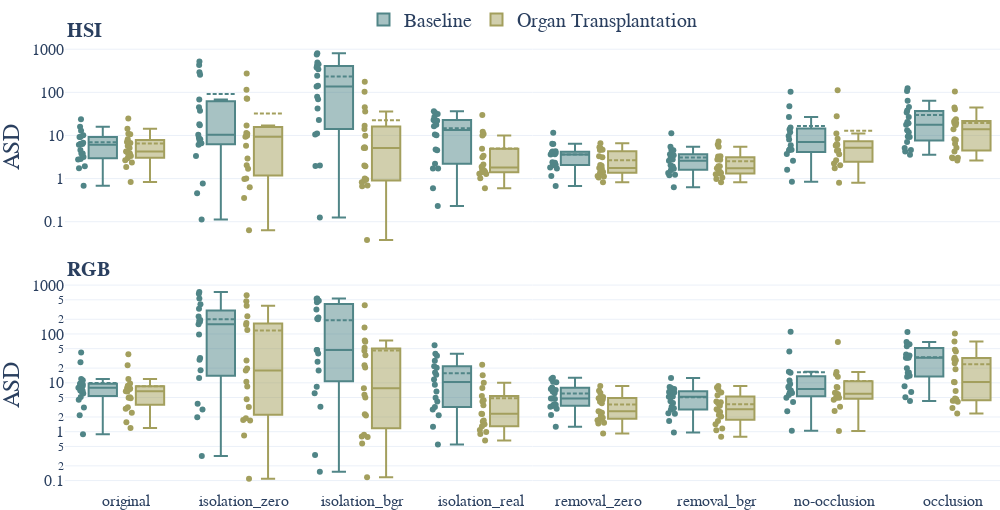

Notebook cell for this chart:
### Code cell
fig = dataset_comparison("surface_distance_metric")
fig.update_yaxes(type="log", range=None)
fig.update_yaxes(title="ASD")

### Figure 1 — Plotly figure (JSON) as saved in the notebook; plotly's stock layout.template omitted (floating-point values rounded to 4 significant figures)
{"data": [{"boxmean": true, "boxpoints": "all", "legendgroup": "baseline", "marker": {"color": "#508587"}, "name": "Baseline", "offsetgroup": "baseline", "showlegend": false, "text": ["stomach", "small_bowel", "colon", "liver", "gallbladder", "pancreas", "kidney", "spleen", "bladder", "omentum", "lung", "heart", "skin", "muscle", "fat_subcutaneous", "peritoneum", "major_vein", "kidney_with_Gerotas_fascia", "background"], "type": "box", "x": ["original", "original", "original", "original", "original", "original", "original", "original", "original", "original", "original", "original", "original", "original", "original", "original", "original", "original", "original"], "xaxis": "x", "y": [9.263, 4.625, 3.187, 3.821, 2.864, 2.763, 3.803, 1.945, 1.748, 12.9, 10.18, 6.127, 9.27, 6.431, 15.95, 23.65, 6.341, 6.782, 0.6797], "yaxis": "y"}, {"boxmean": true, "boxpoints": "all", "legendgroup": "organ_transplantation", "marker": {"color": "#A39F5D"}, "name": "Organ Transplantation", "offsetgroup": "organ_transplantation", "showlegend": false, "text": ["stomach", "small_bowel", "colon", "liver", "gallbladder", "pancreas", "kidney", "spleen", "bladder", "omentum", "lung", "heart", "skin", "muscle", "fat_subcutaneous", "peritoneum", "major_vein", "kidney_with_Gerotas_fascia", "background"], "type": "box", "x": ["original", "original", "original", "original", "original", "original", "original", "original", "original", "original", "original", "original", "original", "original", "original", "original", "original", "original", "original"], "xaxis": "x", "y": [8.185, 5.098, 4.273, 3.331, 3.478, 2.374, 4.084, 2.657, 1.858, 10.99, 7.032, 6.677, 10.68, 5.678, 14.3, 24.71, 3.801, 2.973, 0.8344], "yaxis": "y"}, {"boxmean": true, "boxpoints": "all", "legendgroup": "baseline", "marker": {"color": "#508587"}, "name": "Baseline", "offsetgroup": "baseline", "showlegend": true, "text": ["stomach", "small_bowel", "colon", "liver", "gallbladder", "pancreas", "kidney", "spleen", "bladder", "omentum", "lung", "heart", "skin", "muscle", "fat_subcutaneous", "peritoneum", "major_vein", "kidney_with_Gerotas_fascia", "background"], "type": "box", "x": ["isolation_zero", "isolation_zero", "isolation_zero", "isolation_zero", "isolation_zero", "isolation_zero", "isolation_zero", "isolation_zero", "isolation_zero", "isolation_zero", "isolation_zero", "isolation_zero", "isolation_zero", "isolation_zero", "isolation_zero", "isolation_zero", "isolation_zero", "isolation_zero", "isolation_zero"], "xaxis": "x", "y": [67.89, 0.4576, 17.27, 0.7751, 431.8, 8.868, 3.356, 10.45, 45.24, 256.5, 6.098, 8.194, 37.33, 7.898, 6.572, 293.2, 521.0, 18.26, 0.1122], "yaxis": "y"}, {"boxmean": true, "boxpoints": "all", "legendgroup": "organ_transplantation", "marker": {"color": "#A39F5D"}, "name": "Organ Transplantation", "offsetgroup": "organ_transplantation", "showlegend": true, "text": ["stomach", "small_bowel", "colon", "liver", "gallbladder", "pancreas", "kidney", "spleen", "bladder", "omentum", "lung", "heart", "skin", "muscle", "fat_subcutaneous", "peritoneum", "major_vein", "kidney_with_Gerotas_fascia", "background"], "type": "box", "x": ["isolation_zero", "isolation_zero", "isolation_zero", "isolation_zero", "isolation_zero", "isolation_zero", "isolation_zero", "isolation_zero", "isolation_zero", "isolation_zero", "isolation_zero", "isolation_zero", "isolation_zero", "isolation_zero", "isolation_zero", "isolation_zero", "isolation_zero", "isolation_zero", "isolation_zero"], "xaxis": "x", "y": [11.44, 0.9767, 2.028, 0.3535, 273.4, 1.01, 1.687, 10.1, 9.889, 17.08, 5.779, 0.6261, 114.4, 10.93, 72.11, 70.72, 2.922, 9.284, 0.0638], "yaxis": "y"}, {"boxmean": true, "boxpoints": "all", "legendgroup": "baseline", "marker": {"color": "#508587"}, "name": "Baseline", "offsetgroup": "baseline", "showlegend": false, "text": ["stomach", "small_bowel", "colon", "liver", "gallbladder", "pancreas", "kidney", "spleen", "bladder", "omentum", "lung", "heart", "skin", "muscle", "fat_subcutaneous", "peritoneum", "major_vein", "kidney_with_Gerotas_fascia", "background"], "type": "box", "x": ["isolation_bgr", "isolation_bgr", "isolation_bgr", "isolation_bgr", "isolation_bgr", "isolation_bgr", "isolation_bgr", "isolation_bgr", "isolation_bgr", "isolation_bgr", "isolation_bgr", "isolation_bgr", "isolation_bgr", "isolation_bgr", "isolation_bgr", "isolation_bgr", "isolation_bgr", "isolation_bgr", "isolation_bgr"], "xaxis": "x", "y": [491.2, 11.1, 79.01, 10.5, 447.0, 378.5, 242.5, 135.6, 41.91, 757.1, 2.002, 1.963, 69.36, 22.94, 420.8, 142.8, 342.3, 800, 0.1246], "yaxis": "y"}, {"boxmean": true, "boxpoints": "all", "legendgroup": "organ_transplantation", "marker": {"color": "#A39F5D"}, "name": "Organ Transplantation", "offsetgroup": "organ_transplantation", "showlegend": false, "text": ["stomach", "small_bowel", "colon", "liver", "gallbladder", "pancreas", "kidney", "spleen", "bladder", "omentum", "lung", "heart", "skin", "muscle", "fat_subcutaneous", "peritoneum", "major_vein", "kidney_with_Gerotas_fascia", "background"], "type": "box", "x": ["isolation_bgr", "isolation_bgr", "isolation_bgr", "isolation_bgr", "isolation_bgr", "isolation_bgr", "isolation_bgr", "isolation_bgr", "isolation_bgr", "isolation_bgr", "isolation_bgr", "isolation_bgr", "isolation_bgr", "isolation_bgr", "isolation_bgr", "isolation_bgr", "isolation_bgr", "isolation_bgr", "isolation_bgr"], "xaxis": "x", "y": [16.81, 5.144, 0.9577, 0.6634, 176.7, 2.01, 44.92, 9.809, 0.8203, 14.18, 5.321, 0.6952, 102.5, 5.143, 1.939, 36.1, 0.8921, 1.005, 0.03769], "yaxis": "y"}, {"boxmean": true, "boxpoints": "all", "legendgroup": "baseline", "marker": {"color": "#508587"}, "name": "Baseline", "offsetgroup": "baseline", "showlegend": false, "text": ["stomach", "small_bowel", "colon", "liver", "gallbladder", "pancreas", "kidney", "spleen", "bladder", "omentum", "lung", "heart", "skin", "muscle", "peritoneum", "major_vein", "kidney_with_Gerotas_fascia", "background"], "type": "box", "x": ["isolation_real", "isolation_real", "isolation_real", "isolation_real", "isolation_real", "isolation_real", "isolation_real", "isolation_real", "isolation_real", "isolation_real", "isolation_real", "isolation_real", "isolation_real", "isolation_real", "isolation_real", "isolation_real", "isolation_real", "isolation_real"], "xaxis": "x", "y": [31.49, 4.517, 1.719, 10.1, 17.67, 21.84, 10.48, 33.81, 36.46, 0.2321, 1.715, 2.208, 4.73, 26.8, 22.69, 21.35, 16.35, 0.5965], "yaxis": "y"}, {"boxmean": true, "boxpoints": "all", "legendgroup": "organ_transplantation", "marker": {"color": "#A39F5D"}, "name": "Organ Transplantation", "offsetgroup": "organ_transplantation", "showlegend": false, "text": ["stomach", "small_bowel", "colon", "liver", "gallbladder", "pancreas", "kidney", "spleen", "bladder", "omentum", "lung", "heart", "skin", "muscle", "peritoneum", "major_vein", "kidney_with_Gerotas_fascia", "background"], "type": "box", "x": ["isolation_real", "isolation_real", "isolation_real", "isolation_real", "isolation_real", "isolation_real", "isolation_real", "isolation_real", "isolation_real", "isolation_real", "isolation_real", "isolation_real", "isolation_real", "isolation_real", "isolation_real", "isolation_real", "isolation_real", "isolation_real"], "xaxis": "x", "y": [12.16, 1.889, 3.134, 1.479, 1.716, 10.0, 1.016, 2.126, 1.278, 3.4, 1.57, 1.442, 1.409, 29.76, 10.78, 1.29, 4.93, 0.5963], "yaxis": "y"}, {"boxmean": true, "boxpoints": "all", "legendgroup": "baseline", "marker": {"color": "#508587"}, "name": "Baseline", "offsetgroup": "baseline", "showlegend": false, "text": ["stomach", "small_bowel", "colon", "liver", "gallbladder", "pancreas", "kidney", "spleen", "bladder", "omentum", "lung", "heart", "skin", "muscle", "fat_subcutaneous", "peritoneum", "major_vein", "kidney_with_Gerotas_fascia", "background"], "type": "box", "x": ["removal_zero", "removal_zero", "removal_zero", "removal_zero", "removal_zero", "removal_zero", "removal_zero", "removal_zero", "removal_zero", "removal_zero", "removal_zero", "removal_zero", "removal_zero", "removal_zero", "removal_zero", "removal_zero", "removal_zero", "removal_zero", "removal_zero"], "xaxis": "x", "y": [3.929, 2.403, 2.341, 1.706, 2.29, 2.1, 2.048, 1.15, 1.798, 6.305, 4.277, 3.641, 4.308, 3.848, 4.033, 11.51, 3.654, 6.401, 0.6728], "yaxis": "y"}, {"boxmean": true, "boxpoints": "all", "legendgroup": "organ_transplantation", "marker": {"color": "#A39F5D"}, "name": "Organ Transplantation", "offsetgroup": "organ_transplantation", "showlegend": false, "text": ["stomach", "small_bowel", "colon", "liver", "gallbladder", "pancreas", "kidney", "spleen", "bladder", "omentum", "lung", "heart", "skin", "muscle", "fat_subcutaneous", "peritoneum", "major_vein", "kidney_with_Gerotas_fascia", "background"], "type": "box", "x": ["removal_zero", "removal_zero", "removal_zero", "removal_zero", "removal_zero", "removal_zero", "removal_zero", "removal_zero", "removal_zero", "removal_zero", "removal_zero", "removal_zero", "removal_zero", "removal_zero", "removal_zero", "removal_zero", "removal_zero", "removal_zero", "removal_zero"], "xaxis": "x", "y": [4.637, 1.983, 1.731, 1.348, 2.065, 1.606, 1.119, 1.416, 1.065, 6.594, 5.315, 1.701, 4.626, 3.318, 3.126, 5.042, 1.771, 1.156, 0.8181], "yaxis": "y"}, {"boxmean": true, "boxpoints": "all", "legendgroup": "baseline", "marker": {"color": "#508587"}, "name": "Baseline", "offsetgroup": "baseline", "showlegend": false, "text": ["stomach", "small_bowel", "colon", "liver", "gallbladder", "pancreas", "kidney", "spleen", "bladder", "omentum", "lung", "heart", "skin", "muscle", "fat_subcutaneous", "peritoneum", "major_vein", "kidney_with_Gerotas_fascia", "background"], "type": "box", "x": ["removal_bgr", "removal_bgr", "removal_bgr", "removal_bgr", "removal_bgr", "removal_bgr", "removal_bgr", "removal_bgr", "removal_bgr", "removal_bgr", "removal_bgr", "removal_bgr", "removal_bgr", "removal_bgr", "removal_bgr", "removal_bgr", "removal_bgr", "removal_bgr", "removal_bgr"], "xaxis": "x", "y": [3.101, 2.031, 1.912, 1.345, 1.872, 1.683, 1.566, 1.226, 1.202, 5.475, 4.556, 2.769, 3.651, 3.659, 3.475, 11.24, 2.608, 4.649, 0.6305], "yaxis": "y"}, {"boxmean": true, "boxpoints": "all", "legendgroup": "organ_transplantation", "marker": {"color": "#A39F5D"}, "name": "Organ Transplantation", "offsetgroup": "organ_transplantation", "showlegend": false, "text": ["stomach", "small_bowel", "colon", "liver", "gallbladder", "pancreas", "kidney", "spleen", "bladder", "omentum", "lung", "heart", "skin", "muscle", "fat_subcutaneous", "peritoneum", "major_vein", "kidney_with_Gerotas_fascia", "background"], "type": "box", "x": ["removal_bgr", "removal_bgr", "removal_bgr", "removal_bgr", "removal_bgr", "removal_bgr", "removal_bgr", "removal_bgr", "removal_bgr", "removal_bgr", "removal_bgr", "removal_bgr", "removal_bgr", "removal_bgr", "removal_bgr", "removal_bgr", "removal_bgr", "removal_bgr", "removal_bgr"], "xaxis": "x", "y": [2.748, 1.938, 1.383, 1.259, 1.927, 1.446, 1.066, 1.354, 0.9824, 6.152, 5.463, 1.688, 2.782, 3.289, 3.266, 7.234, 1.743, 1.306, 0.8211], "yaxis": "y"}, {"boxmean": true, "boxpoints": "all", "legendgroup": "baseline", "marker": {"color": "#508587"}, "name": "Baseline", "offsetgroup": "baseline", "showlegend": false, "text": ["stomach", "small_bowel", "colon", "liver", "gallbladder", "kidney", "spleen", "bladder", "omentum", "lung", "heart", "skin", "muscle", "fat_subcutaneous", "peritoneum", "background"], "type": "box", "x": ["no-occlusion", "no-occlusion", "no-occlusion", "no-occlusion", "no-occlusion", "no-occlusion", "no-occlusion", "no-occlusion", "no-occlusion", "no-occlusion", "no-occlusion", "no-occlusion", "no-occlusion", "no-occlusion", "no-occlusion", "no-occlusion"], "xaxis": "x", "y": [8.115, 5.969, 3.735, 9.677, 4.568, 47.52, 2.596, 1.609, 13.67, 15.31, 4.817, 4.668, 11.94, 103.1, 26.95, 0.8459], "yaxis": "y"}, {"boxmean": true, "boxpoints": "all", "legendgroup": "organ_transplantation", "marker": {"color": "#A39F5D"}, "name": "Organ Transplantation", "offsetgroup": "organ_transplantation", "showlegend": false, "text": ["stomach", "small_bowel", "colon", "liver", "gallbladder", "kidney", "spleen", "bladder", "omentum", "lung", "heart", "skin", "muscle", "fat_subcutaneous", "peritoneum", "background"], "type": "box", "x": ["no-occlusion", "no-occlusion", "no-occlusion", "no-occlusion", "no-occlusion", "no-occlusion", "no-occlusion", "no-occlusion", "no-occlusion", "no-occlusion", "no-occlusion", "no-occlusion", "no-occlusion", "no-occlusion", "no-occlusion", "no-occlusion"], "xaxis": "x", "y": [4.542, 4.444, 2.244, 5.84, 6.354, 2.047, 1.749, 2.657, 8.391, 11.04, 6.06, 3.686, 5.868, 112.3, 27.96, 0.8042], "yaxis": "y"}, {"boxmean": true, "boxpoints": "all", "legendgroup": "baseline", "marker": {"color": "#508587"}, "name": "Baseline", "offsetgroup": "baseline", "showlegend": false, "text": ["stomach", "small_bowel", "colon", "liver", "gallbladder", "pancreas", "kidney", "spleen", "bladder", "omentum", "lung", "heart", "skin", "muscle", "fat_subcutaneous", "peritoneum", "major_vein", "kidney_with_Gerotas_fascia", "background"], "type": "box", "x": ["occlusion", "occlusion", "occlusion", "occlusion", "occlusion", "occlusion", "occlusion", "occlusion", "occlusion", "occlusion", "occlusion", "occlusion", "occlusion", "occlusion", "occlusion", "occlusion", "occlusion", "occlusion", "occlusion"], "xaxis": "x", "y": [37.75, 11.89, 34.29, 20.52, 4.244, 124.0, 17.76, 19.13, 7.095, 26.66, 13.28, 3.585, 107.6, 9.483, 45.67, 63.48, 9.154, 5.14, 4.625], "yaxis": "y"}, {"boxmean": true, "boxpoints": "all", "legendgroup": "organ_transplantation", "marker": {"color": "#A39F5D"}, "name": "Organ Transplantation", "offsetgroup": "organ_transplantation", "showlegend": false, "text": ["stomach", "small_bowel", "colon", "liver", "gallbladder", "pancreas", "kidney", "spleen", "bladder", "omentum", "lung", "heart", "skin", "muscle", "fat_subcutaneous", "peritoneum", "major_vein", "kidney_with_Gerotas_fascia", "background"], "type": "box", "x": ["occlusion", "occlusion", "occlusion", "occlusion", "occlusion", "occlusion", "occlusion", "occlusion", "occlusion", "occlusion", "occlusion", "occlusion", "occlusion", "occlusion", "occlusion", "occlusion", "occlusion", "occlusion", "occlusion"], "xaxis": "x", "y": [23.77, 8.199, 17.41, 19.34, 6.413, 20.85, 13.87, 40.31, 2.616, 22.02, 7.803, 3.078, 104.7, 3.056, 19.06, 44.74, 4.255, 2.949, 5.179], "yaxis": "y"}, {"boxmean": true, "boxpoints": "all", "legendgroup": "baseline", "marker": {"color": "#508587"}, "name": "Baseline", "offsetgroup": "baseline", "showlegend": false, "text": ["stomach", "small_bowel", "colon", "liver", "gallbladder", "pancreas", "kidney", "spleen", "bladder", "omentum", "lung", "heart", "skin", "muscle", "fat_subcutaneous", "peritoneum", "major_vein", "kidney_with_Gerotas_fascia", "background"], "type": "box", "x": ["original", "original", "original", "original", "original", "original", "original", "original", "original", "original", "original", "original", "original", "original", "original", "original", "original", "original", "original"], "xaxis": "x2", "y": [12.04, 6.726, 4.506, 9.583, 3.14, 2.169, 6.964, 7.887, 8.546, 11.29, 9.642, 6.914, 6.084, 9.197, 41.66, 26.52, 5.118, 8.626, 0.8865], "yaxis": "y2"}, {"boxmean": true, "boxpoints": "all", "legendgroup": "organ_transplantation", "marker": {"color": "#A39F5D"}, "name": "Organ Transplantation", "offsetgroup": "organ_transplantation", "showlegend": false, "text": ["stomach", "small_bowel", "colon", "liver", "gallbladder", "pancreas", "kidney", "spleen", "bladder", "omentum", "lung", "heart", "skin", "muscle", "fat_subcutaneous", "peritoneum", "major_vein", "kidney_with_Gerotas_fascia", "background"], "type": "box", "x": ["original", "original", "original", "original", "original", "original", "original", "original", "original", "original", "original", "original", "original", "original", "original", "original", "original", "original", "original"], "xaxis": "x2", "y": [8.695, 7.691, 4.934, 6.62, 2.952, 1.564, 4.86, 7.462, 3.15, 9.634, 7.809, 6.728, 11.96, 7.691, 38.34, 22.83, 2.448, 5.065, 1.193], "yaxis": "y2"}, {"boxmean": true, "boxpoints": "all", "legendgroup": "baseline", "marker": {"color": "#508587"}, "name": "Baseline", "offsetgroup": "baseline", "showlegend": false, "text": ["stomach", "small_bowel", "colon", "liver", "gallbladder", "pancreas", "kidney", "spleen", "bladder", "omentum", "lung", "heart", "skin", "muscle", "fat_subcutaneous", "peritoneum", "major_vein", "kidney_with_Gerotas_fascia", "background"], "type": "box", "x": ["isolation_zero", "isolation_zero", "isolation_zero", "isolation_zero", "isolation_zero", "isolation_zero", "isolation_zero", "isolation_zero", "isolation_zero", "isolation_zero", "isolation_zero", "isolation_zero", "isolation_zero", "isolation_zero", "isolation_zero", "isolation_zero", "isolation_zero", "isolation_zero", "isolation_zero"], "xaxis": "x2", "y": [194.0, 29.78, 18.08, 3.738, 664.4, 97.67, 12.54, 183.3, 226.9, 407.3, 1.973, 2.835, 178.0, 326.8, 529.8, 157.1, 722.7, 32.07, 0.3169], "yaxis": "y2"}, {"boxmean": true, "boxpoints": "all", "legendgroup": "organ_transplantation", "marker": {"color": "#A39F5D"}, "name": "Organ Transplantation", "offsetgroup": "organ_transplantation", "showlegend": false, "text": ["stomach", "small_bowel", "colon", "liver", "gallbladder", "pancreas", "kidney", "spleen", "bladder", "omentum", "lung", "heart", "skin", "muscle", "fat_subcutaneous", "peritoneum", "major_vein", "kidney_with_Gerotas_fascia", "background"], "type": "box", "x": ["isolation_zero", "isolation_zero", "isolation_zero", "isolation_zero", "isolation_zero", "isolation_zero", "isolation_zero", "isolation_zero", "isolation_zero", "isolation_zero", "isolation_zero", "isolation_zero", "isolation_zero", "isolation_zero", "isolation_zero", "isolation_zero", "isolation_zero", "isolation_zero", "isolation_zero"], "xaxis": "x2", "y": [19.73, 8.395, 10.54, 3.219, 616.9, 0.8387, 1.875, 377.0, 229.0, 1.702, 4.633, 1.739, 120.5, 28.74, 153.8, 167.4, 467.7, 17.9, 0.1096], "yaxis": "y2"}, {"boxmean": true, "boxpoints": "all", "legendgroup": "baseline", "marker": {"color": "#508587"}, "name": "Baseline", "offsetgroup": "baseline", "showlegend": false, "text": ["stomach", "small_bowel", "colon", "liver", "gallbladder", "pancreas", "kidney", "spleen", "bladder", "omentum", "lung", "heart", "skin", "muscle", "fat_subcutaneous", "peritoneum", "major_vein", "kidney_with_Gerotas_fascia", "background"], "type": "box", "x": ["isolation_bgr", "isolation_bgr", "isolation_bgr", "isolation_bgr", "isolation_bgr", "isolation_bgr", "isolation_bgr", "isolation_bgr", "isolation_bgr", "isolation_bgr", "isolation_bgr", "isolation_bgr", "isolation_bgr", "isolation_bgr", "isolation_bgr", "isolation_bgr", "isolation_bgr", "isolation_bgr", "isolation_bgr"], "xaxis": "x2", "y": [477.8, 6.111, 26.98, 0.3354, 526.0, 444.9, 39.78, 315.0, 199.4, 533.8, 3.25, 8.352, 218.3, 46.76, 47.19, 204.5, 487.8, 17.85, 0.1517], "yaxis": "y2"}, {"boxmean": true, "boxpoints": "all", "legendgroup": "organ_transplantation", "marker": {"color": "#A39F5D"}, "name": "Organ Transplantation", "offsetgroup": "organ_transplantation", "showlegend": false, "text": ["stomach", "small_bowel", "colon", "liver", "gallbladder", "pancreas", "kidney", "spleen", "bladder", "omentum", "lung", "heart", "skin", "muscle", "fat_subcutaneous", "peritoneum", "major_vein", "kidney_with_Gerotas_fascia", "background"], "type": "box", "x": ["isolation_bgr", "isolation_bgr", "isolation_bgr", "isolation_bgr", "isolation_bgr", "isolation_bgr", "isolation_bgr", "isolation_bgr", "isolation_bgr", "isolation_bgr", "isolation_bgr", "isolation_bgr", "isolation_bgr", "isolation_bgr", "isolation_bgr", "isolation_bgr", "isolation_bgr", "isolation_bgr", "isolation_bgr"], "xaxis": "x2", "y": [36.77, 0.7747, 0.7966, 7.745, 385.9, 0.5734, 69.17, 45.38, 20.5, 22.94, 5.675, 0.8629, 73.4, 4.989, 52.29, 135.0, 2.282, 2.142, 0.1176], "yaxis": "y2"}, {"boxmean": true, "boxpoints": "all", "legendgroup": "baseline", "marker": {"color": "#508587"}, "name": "Baseline", "offsetgroup": "baseline", "showlegend": false, "text": ["stomach", "small_bowel", "colon", "liver", "gallbladder", "pancreas", "kidney", "spleen", "bladder", "omentum", "lung", "heart", "skin", "muscle", "peritoneum", "major_vein", "kidney_with_Gerotas_fascia", "background"], "type": "box", "x": ["isolation_real", "isolation_real", "isolation_real", "isolation_real", "isolation_real", "isolation_real", "isolation_real", "isolation_real", "isolation_real", "isolation_real", "isolation_real", "isolation_real", "isolation_real", "isolation_real", "isolation_real", "isolation_real", "isolation_real", "isolation_real"], "xaxis": "x2", "y": [39.48, 2.844, 1.262, 3.185, 9.135, 6.609, 11.68, 20.35, 4.955, 28.42, 2.162, 4.151, 21.72, 58.42, 16.29, 35.64, 14.69, 0.5489], "yaxis": "y2"}, {"boxmean": true, "boxpoints": "all", "legendgroup": "organ_transplantation", "marker": {"color": "#A39F5D"}, "name": "Organ Transplantation", "offsetgroup": "organ_transplantation", "showlegend": false, "text": ["stomach", "small_bowel", "colon", "liver", "gallbladder", "pancreas", "kidney", "spleen", "bladder", "omentum", "lung", "heart", "skin", "muscle", "peritoneum", "major_vein", "kidney_with_Gerotas_fascia", "background"], "type": "box", "x": ["isolation_real", "isolation_real", "isolation_real", "isolation_real", "isolation_real", "isolation_real", "isolation_real", "isolation_real", "isolation_real", "isolation_real", "isolation_real", "isolation_real", "isolation_real", "isolation_real", "isolation_real", "isolation_real", "isolation_real", "isolation_real"], "xaxis": "x2", "y": [9.993, 1.701, 1.295, 4.377, 14.36, 3.491, 1.086, 4.165, 0.8939, 0.9899, 1.617, 1.427, 2.304, 23.38, 5.393, 2.339, 7.826, 0.658], "yaxis": "y2"}, {"boxmean": true, "boxpoints": "all", "legendgroup": "baseline", "marker": {"color": "#508587"}, "name": "Baseline", "offsetgroup": "baseline", "showlegend": false, "text": ["stomach", "small_bowel", "colon", "liver", "gallbladder", "pancreas", "kidney", "spleen", "bladder", "omentum", "lung", "heart", "skin", "muscle", "fat_subcutaneous", "peritoneum", "major_vein", "kidney_with_Gerotas_fascia", "background"], "type": "box", "x": ["removal_zero", "removal_zero", "removal_zero", "removal_zero", "removal_zero", "removal_zero", "removal_zero", "removal_zero", "removal_zero", "removal_zero", "removal_zero", "removal_zero", "removal_zero", "removal_zero", "removal_zero", "removal_zero", "removal_zero", "removal_zero", "removal_zero"], "xaxis": "x2", "y": [7.122, 2.966, 3.35, 3.566, 3.543, 2.199, 6.656, 6.141, 4.807, 8.027, 10.32, 4.756, 4.679, 7.492, 12.7, 11.99, 3.247, 10.52, 1.267], "yaxis": "y2"}, {"boxmean": true, "boxpoints": "all", "legendgroup": "organ_transplantation", "marker": {"color": "#A39F5D"}, "name": "Organ Transplantation", "offsetgroup": "organ_transplantation", "showlegend": false, "text": ["stomach", "small_bowel", "colon", "liver", "gallbladder", "pancreas", "kidney", "spleen", "bladder", "omentum", "lung", "heart", "skin", "muscle", "fat_subcutaneous", "peritoneum", "major_vein", "kidney_with_Gerotas_fascia", "background"], "type": "box", "x": ["removal_zero", "removal_zero", "removal_zero", "removal_zero", "removal_zero", "removal_zero", "removal_zero", "removal_zero", "removal_zero", "removal_zero", "removal_zero", "removal_zero", "removal_zero", "removal_zero", "removal_zero", "removal_zero", "removal_zero", "removal_zero", "removal_zero"], "xaxis": "x2", "y": [4.859, 2.539, 1.517, 1.921, 2.607, 0.9202, 2.428, 4.111, 1.8, 6.218, 4.906, 1.717, 6.925, 4.558, 8.586, 5.139, 2.101, 3.836, 1.475], "yaxis": "y2"}, {"boxmean": true, "boxpoints": "all", "legendgroup": "baseline", "marker": {"color": "#508587"}, "name": "Baseline", "offsetgroup": "baseline", "showlegend": false, "text": ["stomach", "small_bowel", "colon", "liver", "gallbladder", "pancreas", "kidney", "spleen", "bladder", "omentum", "lung", "heart", "skin", "muscle", "fat_subcutaneous", "peritoneum", "major_vein", "kidney_with_Gerotas_fascia", "background"], "type": "box", "x": ["removal_bgr", "removal_bgr", "removal_bgr", "removal_bgr", "removal_bgr", "removal_bgr", "removal_bgr", "removal_bgr", "removal_bgr", "removal_bgr", "removal_bgr", "removal_bgr", "removal_bgr", "removal_bgr", "removal_bgr", "removal_bgr", "removal_bgr", "removal_bgr", "removal_bgr"], "xaxis": "x2", "y": [5.267, 2.332, 2.809, 2.397, 3.877, 1.664, 6.345, 5.179, 3.011, 6.844, 7.507, 5.294, 4.175, 6.48, 8.242, 12.58, 3.229, 7.827, 0.9679], "yaxis": "y2"}, {"boxmean": true, "boxpoints": "all", "legendgroup": "organ_transplantation", "marker": {"color": "#A39F5D"}, "name": "Organ Transplantation", "offsetgroup": "organ_transplantation", "showlegend": false, "text": ["stomach", "small_bowel", "colon", "liver", "gallbladder", "pancreas", "kidney", "spleen", "bladder", "omentum", "lung", "heart", "skin", "muscle", "fat_subcutaneous", "peritoneum", "major_vein", "kidney_with_Gerotas_fascia", "background"], "type": "box", "x": ["removal_bgr", "removal_bgr", "removal_bgr", "removal_bgr", "removal_bgr", "removal_bgr", "removal_bgr", "removal_bgr", "removal_bgr", "removal_bgr", "removal_bgr", "removal_bgr", "removal_bgr", "removal_bgr", "removal_bgr", "removal_bgr", "removal_bgr", "removal_bgr", "removal_bgr"], "xaxis": "x2", "y": [3.802, 2.892, 1.416, 2.773, 2.202, 0.7858, 2.526, 4.01, 1.157, 6.349, 5.6, 2.045, 8.58, 4.148, 8.032, 7.207, 1.662, 3.382, 1.075], "yaxis": "y2"}, {"boxmean": true, "boxpoints": "all", "legendgroup": "baseline", "marker": {"color": "#508587"}, "name": "Baseline", "offsetgroup": "baseline", "showlegend": false, "text": ["stomach", "small_bowel", "colon", "liver", "gallbladder", "kidney", "spleen", "bladder", "omentum", "lung", "heart", "skin", "muscle", "fat_subcutaneous", "peritoneum", "background"], "type": "box", "x": ["no-occlusion", "no-occlusion", "no-occlusion", "no-occlusion", "no-occlusion", "no-occlusion", "no-occlusion", "no-occlusion", "no-occlusion", "no-occlusion", "no-occlusion", "no-occlusion", "no-occlusion", "no-occlusion", "no-occlusion", "no-occlusion"], "xaxis": "x2", "y": [6.245, 5.617, 4.035, 9.418, 4.961, 43.83, 2.618, 7.944, 8.277, 16.08, 6.936, 6.187, 11.19, 111.6, 16.86, 1.044], "yaxis": "y2"}, {"boxmean": true, "boxpoints": "all", "legendgroup": "organ_transplantation", "marker": {"color": "#A39F5D"}, "name": "Organ Transplantation", "offsetgroup": "organ_transplantation", "showlegend": false, "text": ["stomach", "small_bowel", "colon", "liver", "gallbladder", "kidney", "spleen", "bladder", "omentum", "lung", "heart", "skin", "muscle", "fat_subcutaneous", "peritoneum", "background"], "type": "box", "x": ["no-occlusion", "no-occlusion", "no-occlusion", "no-occlusion", "no-occlusion", "no-occlusion", "no-occlusion", "no-occlusion", "no-occlusion", "no-occlusion", "no-occlusion", "no-occlusion", "no-occlusion", "no-occlusion", "no-occlusion", "no-occlusion"], "xaxis": "x2", "y": [3.232, 5.82, 4.492, 8.022, 4.945, 4.998, 2.667, 4.926, 15.04, 13.35, 6.155, 6.25, 8.207, 68.31, 16.65, 1.039], "yaxis": "y2"}, {"boxmean": true, "boxpoints": "all", "legendgroup": "baseline", "marker": {"color": "#508587"}, "name": "Baseline", "offsetgroup": "baseline", "showlegend": false, "text": ["stomach", "small_bowel", "colon", "liver", "gallbladder", "pancreas", "kidney", "spleen", "bladder", "omentum", "lung", "heart", "skin", "muscle", "fat_subcutaneous", "peritoneum", "major_vein", "kidney_with_Gerotas_fascia", "background"], "type": "box", "x": ["occlusion", "occlusion", "occlusion", "occlusion", "occlusion", "occlusion", "occlusion", "occlusion", "occlusion", "occlusion", "occlusion", "occlusion", "occlusion", "occlusion", "occlusion", "occlusion", "occlusion", "occlusion", "occlusion"], "xaxis": "x2", "y": [36.25, 16.1, 32.62, 32.65, 61.7, 37.88, 16.3, 32.58, 19.9, 55.85, 8.5, 4.225, 109.4, 13.28, 68.16, 62.66, 13.95, 6.478, 5.082], "yaxis": "y2"}, {"boxmean": true, "boxpoints": "all", "legendgroup": "organ_transplantation", "marker": {"color": "#A39F5D"}, "name": "Organ Transplantation", "offsetgroup": "organ_transplantation", "showlegend": false, "text": ["stomach", "small_bowel", "colon", "liver", "gallbladder", "pancreas", "kidney", "spleen", "bladder", "omentum", "lung", "heart", "skin", "muscle", "fat_subcutaneous", "peritoneum", "major_vein", "kidney_with_Gerotas_fascia", "background"], "type": "box", "x": ["occlusion", "occlusion", "occlusion", "occlusion", "occlusion", "occlusion", "occlusion", "occlusion", "occlusion", "occlusion", "occlusion", "occlusion", "occlusion", "occlusion", "occlusion", "occlusion", "occlusion", "occlusion", "occlusion"], "xaxis": "x2", "y": [43.75, 10.27, 32.67, 18.92, 25.17, 10.39, 4.775, 30.26, 4.094, 47.65, 2.344, 3.042, 101.8, 6.794, 29.12, 69.74, 4.342, 4.637, 4.313], "yaxis": "y2"}], "layout": {"annotations": [{"font": {"size": 20}, "showarrow": false, "text": "<b>HSI</b>", "x": 0, "xanchor": "left", "xref": "paper", "y": 1.0, "yanchor": "bottom", "yref": "paper"}, {"font": {"size": 20}, "showarrow": false, "text": "<b>RGB</b>", "x": 0, "xanchor": "left", "xref": "paper", "y": 0.465, "yanchor": "bottom", "yref": "paper"}], "boxgap": 0.2, "boxgroupgap": 0.4, "boxmode": "group", "font": {"family": "Libertinus Serif", "size": 20}, "height": 510, "legend": {"orientation": "h", "x": 0.5, "xanchor": "center", "y": 1.01, "yanchor": "bottom"}, "margin": {"b": 0, "l": 0, "r": 0, "t": 0}, "width": 1000, "xaxis": {"anchor": "y", "autorangeoptions": {"maxallowed": 7.4, "minallowed": -0.52}, "domain": [0, 1], "matches": "x2", "range": [-0.52, 7.4], "showticklabels": false, "tickfont": {"size": 16}}, "xaxis2": {"anchor": "y2", "domain": [0, 1], "tickfont": {"size": 16}}, "yaxis": {"anchor": "x", "domain": [0.535, 1.0], "tickfont": {"size": 16}, "title": {"text": "ASD"}, "type": "log"}, "yaxis2": {"anchor": "x2", "domain": [0, 0.465], "tickfont": {"size": 16}, "title": {"text": "ASD"}, "type": "log"}}}
